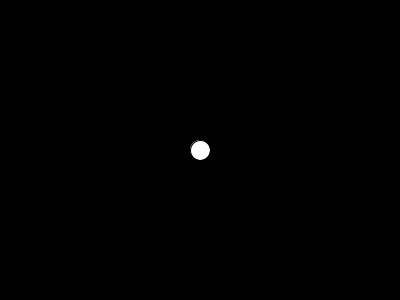
Frame 1 (no input)
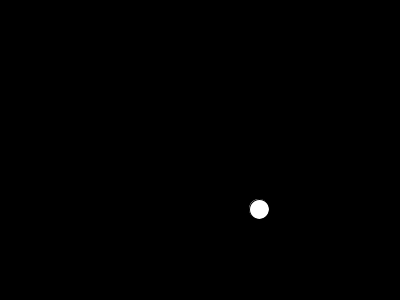
Frame 60 (the mouse pressed at the canvas centre just before this capture)
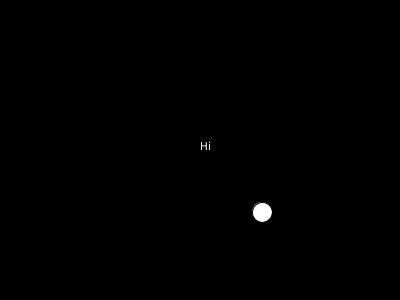
Frame 120 (the mouse held since frame 60 and released just before this capture)

The Processing sketch that drew these frames (run headless with seeded random() and noise(); from frame 60 on, the mouse is pressed at the canvas centre):

// Processing sketch: pausing_example__not_my_code_
// ── pausing_example__not_my_code_.pde
int x, y, sz, xspeed, yspeed;
int run = 1;
int pausedAt;
int threshold = 1000;

void setup() {
  size(400, 300);
  x = width/2;
  y = height/2;
  sz = 20;
  xspeed = 1;
  yspeed = 1;
}

void draw() {
  background(0);
  ellipse(x, y, sz, sz);
  if (run == 0) {
    text("Hi", width/2, height/2);
    if (millis()-pausedAt>=threshold) {
      run = 1;
    }
  }
  if (run == 1) {
    x+=xspeed;
    y+=yspeed;
  }
  if (x > width || x < 0) {
    xspeed *= -1;
  }
  if (y > height || y < 0) {
    yspeed *= -1;
  }
  if (mousePressed) {
    run = 0;
    pausedAt = millis();
  }
}
